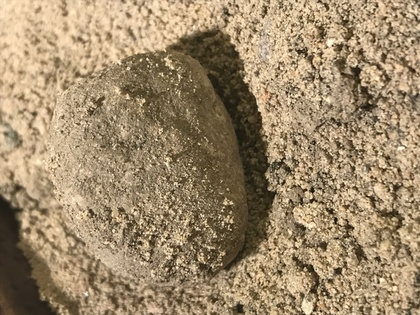
%> input picture imageProcessing/easyRock.jpg, 420 x 315 px, shrunk from 4032 x 3024 before the run
$ octave shadow_detect.m   (GNU Octave 9; MATLAB toolbox functions it lacks are replaced by stand-ins)
%> lines starting %> are read from the running program, lines starting %| are printed output that depends on the picture; in (x1, y1, x2, y2) boxes, pixels count from 0 and x2, y2 are one past the last pixel; in counts of white or black regions, pixels touching at a corner belong together; the program's own positions count from 1
%% Shadow Detection Source Code
% Shared by Beril Sirmacek
% For Academic & Educational Usage Only
% Please consider citing following reference articles.
%
% B. Sirmacek and C. Unsalan, "Damaged Building Detection in Aerial Images
% using Shadow Information", 4th International Conference on Recent Advances
% in Space Technologies RAST 2009, Istanbul, Turkey, June 2009.
%
% C. Unsalan and K. L. Boyer, "Linearized vegetation indices based on a formal
% statistical framework," IEEE Transactions on Geoscience and Remote Sensing,
% vol. 42, pp. 1575-1585, 2004.

%%
%clear all
%close all
%clc

%% Read Images:
%im = imread('phoneImg.jpg');
im = imread('easyRock.jpg');
%> im is the input picture: size 315x420x3 uint8; mean R, G, B 159, 138, 107.2
%im = imread('shdowPhoto.jpg');
%im = imread('im1.jpg');
figure, imshow(im);
% find the darkest parts of the image:
figure,
h = histogram(im(:,:,1));
%> figure, not shown here; tallest bar 4528 high, from x = 190 to 195

sizeI = size(im);
%> sizeI = [315 420 3]

for i = 1:sizeI(1)
    for j = 1:sizeI(2)
        %if (im(i,j,1) <= 40)
        if (im(i,j,1) <= 100)
            shadowMap(i,j,1) = 0;
        else
            shadowMap(i,j,1) = 1;
        end
    end
end
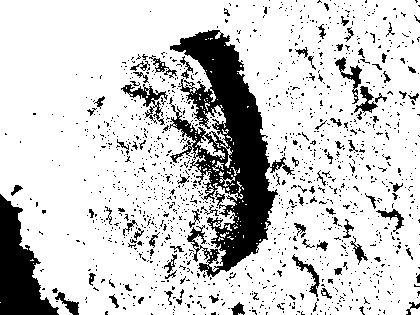
%> shadowMap: size 315x420 double; values 0 (black) and 1 (white), 81.2% white; 1303 black regions (1214 under 20 px), largest, box (x1, y1, x2, y2) and area: (169, 30, 295, 277) 12184, (0, 194, 59, 315) 3647, (121, 84, 168, 125) 516
%
figure,
imshow(shadowMap)
title('shadow map')
%%
% blur photo:
sigma = 100;
im = imgaussfilt(im,sigma);
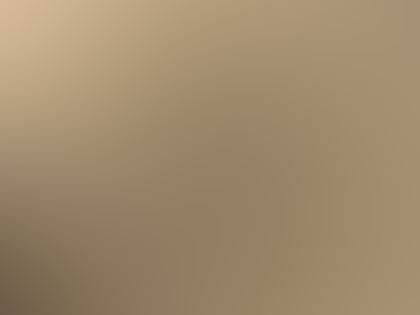
%> im: size 315x420x3 uint8; mean R, G, B 159.6, 138.8, 108.6

figure,
imshow(im)

% NOTE: You might need different median filter size for your test image.
r = medfilt2(double(im(:,:,1)), [3,3]);
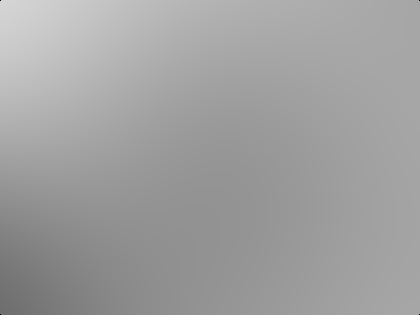
%> r: size 315x420 double; min 0, max 212, mean 159.6
g = medfilt2(double(im(:,:,2)), [3,3]);
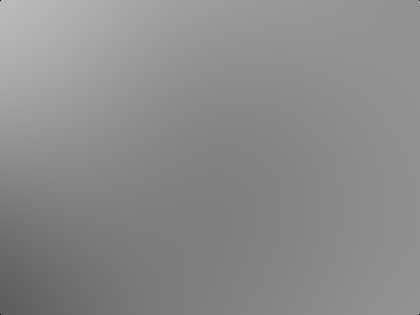
%> g: size 315x420 double; min 0, max 187, mean 138.7
b = medfilt2(double(im(:,:,3)), [3,3]);
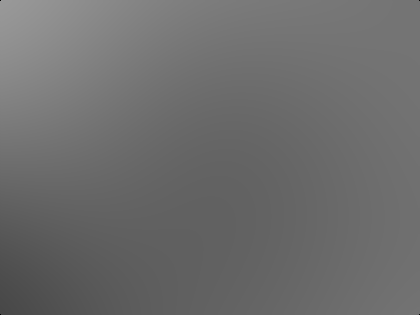
%> b: size 315x420 double; min 0, max 153, mean 108.6

%% Calculate Shadow Ratio:

shadow_ratio = ((4/pi).*atan(((b-g))./(b+g)));
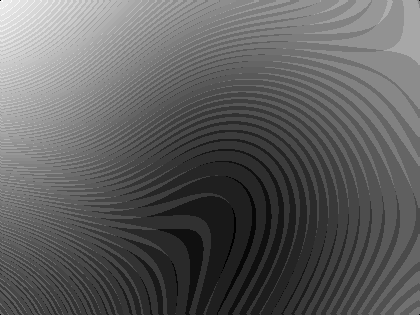
%> shadow_ratio: size 315x420 double; 0% of the values are NaN or infinite; the others: min -0.174, max -0.124, mean -0.155; drawn with min black, max white, NaN and infinite black
figure, imshow(shadow_ratio, []); colormap(jet); colorbar;

%%
% NOTE: You might need a different threshold value for your test image.
% You can also consider using automatic threshold estimation methods.
shadow_mask = shadow_ratio>0.2;
%> shadow_mask: size 315x420 logical; every value is 0
figure, imshow(shadow_mask, []);

shadow_mask(1:5,:) = 0;
shadow_mask(end-5:end,:) = 0;
shadow_mask(:,1:5) = 0;
shadow_mask(:,end-5:end) = 0;

% NOTE: Depending on the shadow size that you want to consider,
% you can change the area size threshold
%shadow_mask = bwareaopen(shadow_mask, 10)
[x,y] = find(imdilate(shadow_mask,strel('disk',0.1)));
%> x = []; y = []

figure, imshow(im); hold on,
plot(y,x,'.b'), title('Shadow Boundaries');

%% ok new approach this isn't working:
% find the darkest parts of the image:
figure,
h = histogram(im(:,:,1));
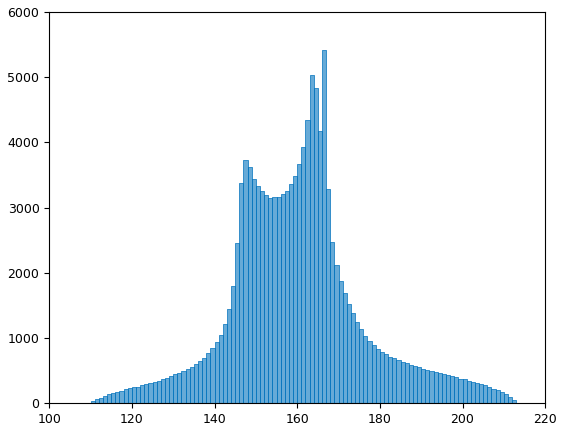
%> figure redrawn from the program's plot data; tallest bar 5424 high, from x = 166 to 167

$ run again, with imageProcessing/phoneImg.jpg copied over imageProcessing/easyRock.jpg
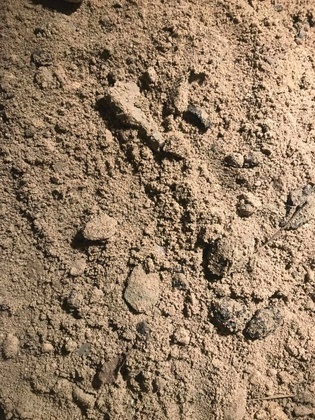
%> input picture imageProcessing/phoneImg.jpg, 315 x 420 px, shrunk from 750 x 1000 before the run
%> im is the input picture: size 420x315x3 uint8; mean R, G, B 149.6, 125.2, 99.5
%> after the loop `for i = 1:sizeI(1)`:
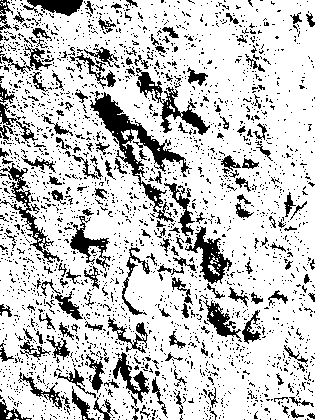
%> shadowMap: size 420x315 double; values 0 (black) and 1 (white), 78.7% white; 2599 black regions (2417 under 20 px), largest, box (x1, y1, x2, y2) and area: (90, 91, 192, 222) 2514, (136, 68, 210, 135) 1114, (185, 226, 232, 284) 937
%> shadow_mask: size 420x315 logical; every value is 0
%> x = []
%> `h = histogram(im(:,:,1));`:
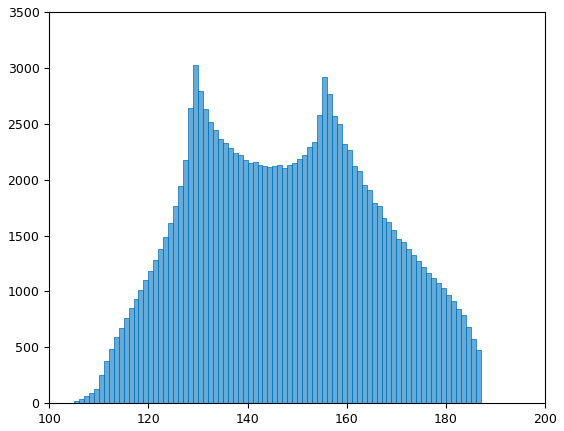
%> figure redrawn from the program's plot data; tallest bar 3026 high, from x = 129 to 130

$ run again, with imageProcessing/matlab_shadow/matlab_shadow/im1.jpg copied over imageProcessing/easyRock.jpg
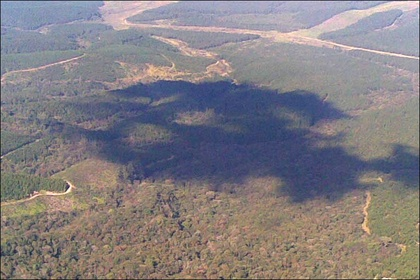
%> input picture imageProcessing/matlab_shadow/matlab_shadow/im1.jpg, 420 x 280 px, shrunk from 766 x 511 before the run
%> im is the input picture: size 280x420x3 uint8; mean R, G, B 131, 125.9, 130.6
%> after the loop `for i = 1:sizeI(1)`:
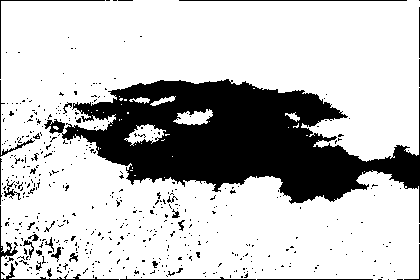
%> shadowMap: size 280x420 double; values 0 (black) and 1 (white), 76.4% white; 484 black regions (455 under 20 px), largest, box (x1, y1, x2, y2) and area: (44, 79, 420, 223) 24095, (0, 206, 119, 280) 420, (179, 0, 407, 1) 228
%> shadow_mask: size 280x420 logical; every value is 0
%> x = []
%> `h = histogram(im(:,:,1));`:
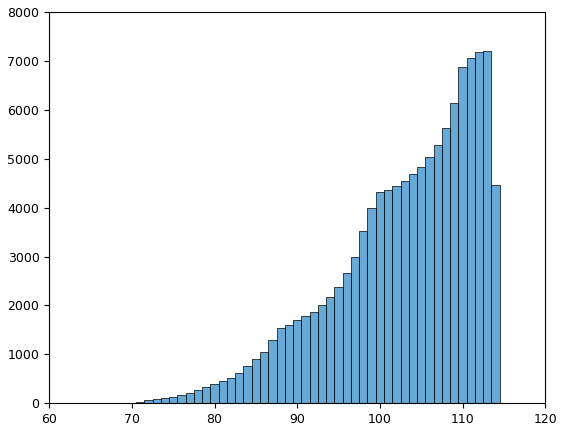
%> figure redrawn from the program's plot data; tallest bar 7203 high, from x = 112.5 to 113.5
